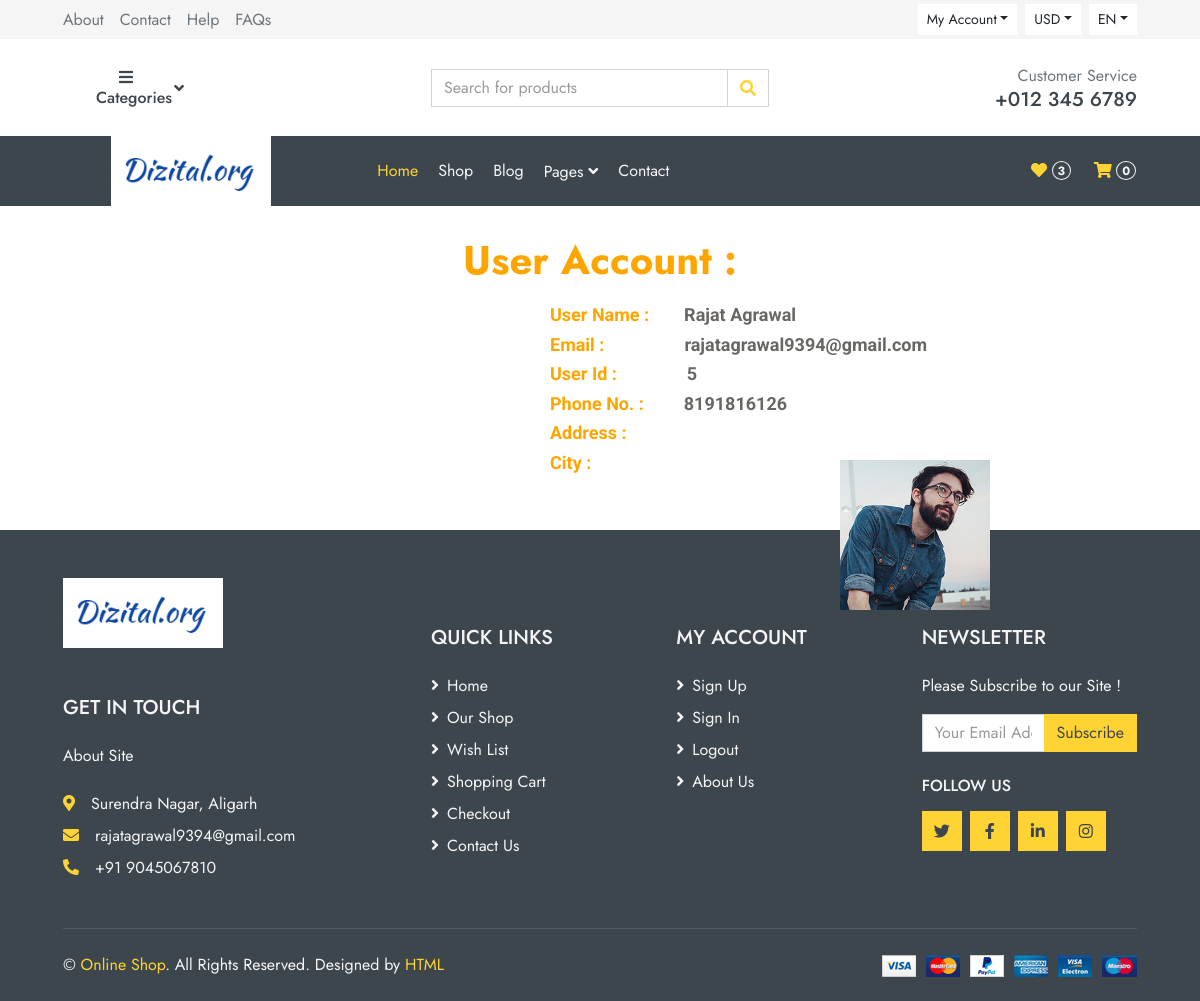
The app's page /user_account.php (signed in), older data.
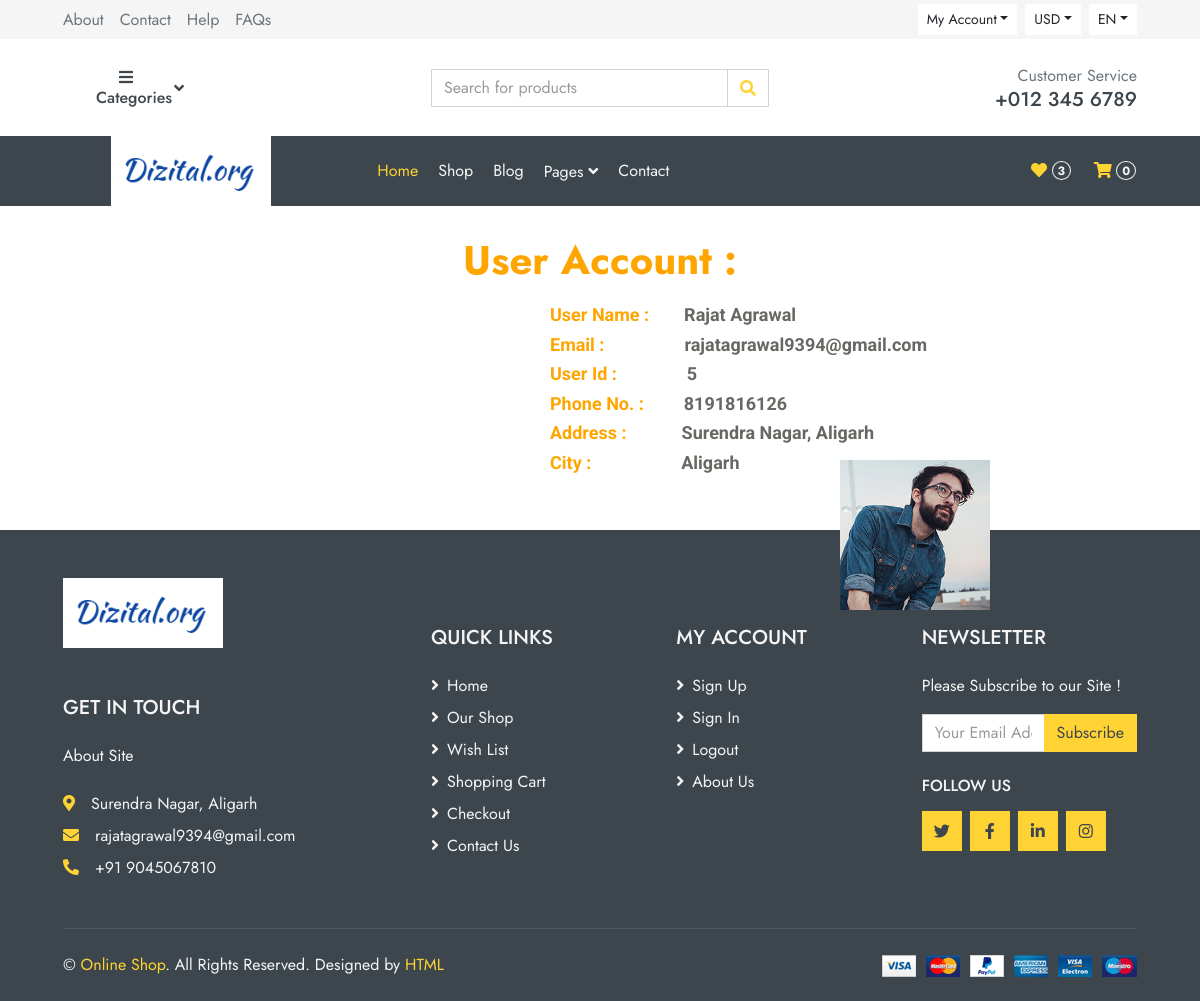
The same page, newer data.
### tables this page shows
CREATE TABLE `users` (
  `id` int(11) NOT NULL,
  `name` varchar(20) NOT NULL,
  `email` varchar(45) NOT NULL,
  `mobile` varchar(20) NOT NULL,
  `mobile_verified` int(11) NOT NULL,
  `password` text NOT NULL,
  `address` varchar(55) NOT NULL,
  `city` varchar(20) NOT NULL,
  `pic` varchar(55) NOT NULL,
  `status` int(11) NOT NULL,
  `created_date` datetime NOT NULL DEFAULT current_timestamp()
);

### connection.php (called while the page is built, shortened)
<?php
$this_site_url = 'http://localhost/online-shop';
$site_logo = $this_site_url . '/img/dizital.png';
$conn = mysqli_connect('localhost', 'root', '', 'onlineshop');
function getUserID()
{
    $user_id = -1;
     if (isset($_SESSION['user_id'])) {
        $user_id = $_SESSION['user_id'];
    }
    return $user_id;
}
function getCartItems($save_type = 'CART'): int|bool
{
    global $conn;
    if (isset($_SESSION['user_id'])) {
        $user_id = getUserID();
        $qry = "SELECT count(*) from cart_items where `status` = '1' AND user_id = '$user_id' and save_type = '$save_type'";
        if (!$res = mysqli_query($conn, $qry)) {
            errlog(mysqli_error($conn), $qry);
            return false;
        }
        $wishes = mysqli_fetch_assoc($res);
        $total_cart_items = $wishes['count(*)'];
        return ((int)($total_cart_items));
    }
}

### user_account.php (the view, shortened to what this page needs)
<?php
include("./connection.php");
if (isset($_SESSION['user_id'])) {
?>
<!DOCTYPE html>
<html lang="en">
<?php include 'site_head.php'; ?>
<body>
	<?Php
		include("header.php");
	?>
		<?php
		$user_id = $_SESSION['user_id'];
		$sql = "select * from users where id='$user_id'";
		$result_object = mysqli_query($conn, $sql);
		$rows = mysqli_num_rows($result_object);
		$user_name = '';
		$email = '';
		$user_id = -1;
		$phone_number = '';
		$address = '';
		$city = '';
		$pic = '';
		if ($rows > 0) {
			$data = mysqli_fetch_assoc($result_object);
			$user_name = $data['name'];
			$email = $data['email'];
			$user_id = $data['id'];
			$phone_number = $data['mobile'];
			$address = $data['address'];
			$city = $data['city'];
			$pic = $data['pic'];
		}
		?>
		<div class="features_items text-center">
			<h1 class="text-center" style="color: orange; margin-bottom: 20px; font-weight: bold;">User Account :</h1>
			<div style="display: flex; flex-direction: column;">
				<div style="display: flex; align-items: center;">
					<h2 style="margin-left: 550px; color: orange;font-family: 'Roboto', sans-serif;font-size: 18px;font-weight: 700; ">User Name :</h2>
					<h2 style="font-family: 'Roboto', sans-serif;font-size: 18px; color: #696763; font-weight: 700; margin-left: 35px;"><?php echo $user_name; ?></h2>
				</div>
				<div style="display: flex;">
					<h2 style="margin-left: 550px; color: orange; font-family: 'Roboto', sans-serif;font-size: 18px;font-weight: 700;">Email :</h2>
					<h2 style="font-family: 'Roboto', sans-serif;font-size: 18px; color: #696763; font-weight: 700; margin-left: 80px;"><?php echo $email; ?></h2>
				</div>
				<div style="display: flex;">
					<h2 style="margin-left: 550px; color: orange; font-family: 'Roboto', sans-serif;font-size: 18px;font-weight: 700;">User Id :</h2>
					<h2 style="font-family: 'Roboto', sans-serif;font-size: 18px; color: #696763; font-weight: 700; margin-left: 70px;"><?php echo $user_id; ?></h2>
				</div>
				<div style="display: flex;">
					<h2 style="margin-left: 550px; color: orange; font-family: 'Roboto', sans-serif;font-size: 18px;font-weight: 700;">Phone No. :</h2>
					<h2 style="font-family: 'Roboto', sans-serif;font-size: 18px; color: #696763; font-weight: 700; margin-left: 40px;"><?php echo $phone_number; ?></h2>
				</div>
				<div style="display: flex;">
					<h2 style="margin-left: 550px;color: orange; font-family: 'Roboto', sans-serif;font-size: 18px;font-weight: 700;">Address :</h2>
					<h2 style="font-family: 'Roboto', sans-serif;font-size: 18px; color: #696763; font-weight: 700; margin-left: 55px;"><?php echo $address; ?></h2>
				</div>
				<div style="display: flex;">
					<h2 style="margin-left: 550px; color: orange; font-family: 'Roboto', sans-serif;font-size: 18px;font-weight: 700;">City :</h2>
					<h2 style="font-family: 'Roboto', sans-serif;font-size: 18px; color: #696763; font-weight: 700; margin-left: 90px;"><?php echo $city; ?></h2>
				</div>
				<div style="height: 200px;width: 150px; position: absolute;top: 46%;left: 70%;">
					<img src="<?php echo '.' . $pic; ?>" style="max-width: 150px; max-height: 200px;">
				</div>
			</div>
		</div>
		<?php
		include("footer.php");
		?>
</body>
</html>
<?php } else {
		header("Location: index.php");
	}
?>

### site_head.php (shortened to what this page needs)
<head>
  <link href="https://cdnjs.cloudflare.com/ajax/libs/font-awesome/5.10.0/css/all.min.css" rel="stylesheet">
  <link href="lib/animate/animate.min.css" rel="stylesheet">
  <link href="lib/owlcarousel/assets/owl.carousel.min.css" rel="stylesheet">
  <link href="css/style.css" rel="stylesheet">
  <link href="css/sweetalert2.min.css" rel="stylesheet">
</head>

### header.php (shortened to what this page needs)
<div class="container-fluid">
  <div class="row bg-secondary py-1 px-xl-5">
    <div class="col-lg-6 d-none d-lg-block">
      <div class="d-inline-flex align-items-center h-100">
        <a class="text-body mr-3" href="about">About</a>
        <a class="text-body mr-3" href="contact">Contact</a>
        <a class="text-body mr-3" href="">Help</a>
        <a class="text-body mr-3" href="">FAQs</a>
      </div>
    </div>
    <div class="col-lg-6 text-center text-lg-right">
      <div class="d-inline-flex align-items-center">
        <div class="btn-group">
          <button type="button" class="btn btn-sm btn-light dropdown-toggle" data-toggle="dropdown">My Account</button>
        </div>
        <div class="btn-group mx-2">
          <button type="button" class="btn btn-sm btn-light dropdown-toggle" data-toggle="dropdown">USD</button>
        </div>
        <div class="btn-group">
          <button type="button" class="btn btn-sm btn-light dropdown-toggle" data-toggle="dropdown">EN</button>
        </div>
      </div>
    </div>
  </div>
  <div class="row align-items-center bg-light py-3 px-xl-5 d-none d-lg-flex">
    <div class="col-lg-4">
      <div class="" style="width: 45%;">
        <a class="btn d-flex align-items-center justify-content-between" data-toggle="collapse" href="#navbar-vertical" style="height: 65px; padding: 0 30px; color:#3D464D !important;">
          <h6 class=" m-0" style="color: #3D464D;"><i class="fa fa-bars mr-3"></i>Categories</h6>
          <i class="fa fa-angle-down" style="color: #3D464D;"></i>
        </a>
      </div>
    </div>
    <div class="col-lg-4 col-6 text-left">
      <form id="searchForm" action="shop.php" method="post">
        <div class="input-group">
          <input type="text" id="keyword" name="keyword" class="form-control" placeholder="Search for products">
          <div class="input-group-append">
            <button style="outline:none;" id="searchBtn" type="submit" class="input-group-text bg-transparent text-primary">
              <i class="fa fa-search"></i>
            </button>
          </div>
        </div>
      </form>
    </div>
    <div class="col-lg-4 col-6 text-right">
      <p class="m-0">Customer Service</p>
      <h5 class="m-0">+012 345 6789</h5>
    </div>
  </div>
</div>
<div class="container-fluid bg-dark mb-30">
  <div class="row px-xl-5">
    <div class="col-lg-12">
      <nav class="navbar navbar-expand-lg bg-dark navbar-dark py-3 py-lg-0 px-0">
        <img src="<?= $site_logo; ?>" class="ml-5" style="height: 70px;" alt="logo">
        <div class="collapse navbar-collapse justify-content-between ml-5 pl-5" id="navbarCollapse">
          <div class="navbar-nav mr-auto py-0">
            <a href="index" class="nav-item nav-link active">Home</a>
            <a href="shop" class="nav-item nav-link">Shop</a>
            <a href="blog" class="nav-item nav-link">Blog</a>
            <div class="nav-item dropdown">
              <a href="#" class="nav-link dropdown-toggle" data-toggle="dropdown">Pages <i class="fa fa-angle-down mt-1"></i></a>
            </div>
            <a href="contact" class="nav-item nav-link">Contact</a>
          </div>
          <div class="navbar-nav ml-auto py-0 d-none d-lg-block">
            <a href="wishlist" class="btn px-0">
              <i class="fas fa-heart text-primary"></i>
              <span class="badge text-secondary border wishCount border-secondary rounded-circle" style="padding-bottom: 2px;"><?php echo getCartItems('WISHLIST'); ?></span>
            </a>
            <a href="cart" class="btn px-0 ml-3">
              <i class="fas fa-shopping-cart text-primary"></i>
              <span class="badge text-secondary cartCount border border-secondary rounded-circle" style="padding-bottom: 2px;"><?php echo getCartItems(); ?></span>
            </a>
          </div>
        </div>
      </nav>
    </div>
  </div>
</div>

### footer.php (shortened to what this page needs)
<div class="container-fluid bg-dark text-secondary mt-5 pt-5">
    <div class="row px-xl-5">
        <div class="col-lg-4 col-md-12 mb-5 pr-3 pr-xl-5">
        <img src="<?= $site_logo; ?>" class="mb-5" style="height: 70px;" alt="logo">
            <h5 class="text-secondary text-uppercase mb-4">Get In Touch</h5>
            <p class="mb-4">About Site</p>
            <p class="mb-2"><i class="fa fa-map-marker-alt text-primary mr-3"></i>Surendra Nagar, Aligarh</p>
            <p class="mb-2"><i class="fa fa-envelope text-primary mr-3"></i>rajatagrawal9394@gmail.com</p>
            <p class="mb-0"><i class="fa fa-phone-alt text-primary mr-3"></i>+91 9045067810</p>
        </div>
        <div class="col-lg-8 col-md-12 pt-5">
            <div class="row">
                <div class="col-md-4 mb-5">
                    <h5 class="text-secondary text-uppercase mb-4">QUICK LINKS</h5>
                    <div class="d-flex flex-column justify-content-start">
                        <a class="text-secondary mb-2" href="index"><i class="fa fa-angle-right mr-2"></i>Home</a>
                        <a class="text-secondary mb-2" href="shop"><i class="fa fa-angle-right mr-2"></i>Our Shop</a>
                        <a class="text-secondary mb-2" href="wishlist"><i class="fa fa-angle-right mr-2"></i>Wish List</a>
                        <a class="text-secondary mb-2" href="cart"><i class="fa fa-angle-right mr-2"></i>Shopping Cart</a>
                        <a class="text-secondary mb-2" href="checkout"><i class="fa fa-angle-right mr-2"></i>Checkout</a>
                        <a class="text-secondary" href="contact"><i class="fa fa-angle-right mr-2"></i>Contact Us</a>
                    </div>
                </div>
                <div class="col-md-4 mb-5">
                    <h5 class="text-secondary text-uppercase mb-4">My Account</h5>
                    <div class="d-flex flex-column justify-content-start">
                        <a class="text-secondary mb-2" href="#" data-toggle="modal" data-target="#SignUpModal"><i class="fa fa-angle-right mr-2"></i>Sign Up</a>
                        <a class="text-secondary mb-2" href="#" data-toggle="modal" data-target="#loginModal"><i class="fa fa-angle-right mr-2"></i>Sign In</a>
                        <a class="text-secondary mb-2 logoutBtn" href="#"><i class="fa fa-angle-right mr-2"></i>Logout</a>
                        <a class="text-secondary" href="about"><i class="fa fa-angle-right mr-2"></i>About Us</a>
                    </div>
                </div>
                <div class="col-md-4 mb-5">
                    <h5 class="text-secondary text-uppercase mb-4">Newsletter</h5>
                    <p>Please Subscribe to our Site !</p>
                    <form>
                        <div class="input-group">
                            <input type="text" name="s_email" id="s_email" class="form-control" placeholder="Your Email Address">
                            <div class="input-group-append">
                                <button type="button" id="s_btn" class="btn btn-primary">Subscribe</button>
                            </div>
                        </div>
                    </form>
                    <h6 class="text-secondary text-uppercase mt-4 mb-3">Follow Us</h6>
                    <div class="d-flex">
                        <a class="btn btn-primary btn-square mr-2" href="#"><i class="fab fa-twitter"></i></a>
                        <a class="btn btn-primary btn-square mr-2" href="#"><i class="fab fa-facebook-f"></i></a>
                        <a class="btn btn-primary btn-square mr-2" href="#"><i class="fab fa-linkedin-in"></i></a>
                        <a class="btn btn-primary btn-square" href="#"><i class="fab fa-instagram"></i></a>
                    </div>
                </div>
            </div>
        </div>
    </div>
    <div class="row border-top mx-xl-5 py-4" style="border-color: rgba(256, 256, 256, .1) !important;">
        <div class="col-md-6 px-xl-0">
            <p class="mb-md-0 text-center text-md-left text-secondary">
                &copy; <a class="text-primary" href="#">Online Shop</a>. All Rights Reserved. Designed
                by
                <a class="text-primary" href="https://htmlcodex.com">HTML</a>
            </p>
        </div>
        <div class="col-md-6 px-xl-0 text-center text-md-right">
            <img class="img-fluid" src="img/payments.png" alt="">
        </div>
    </div>
</div>

### site_head.php (style rules this page uses)
* { box-sizing: border-box; }

Row changes from the older to the newer data that the page shows:
changed users "Rajat Agrawal": address (not shown) → "Surendra Nagar, Aligarh"; city (not shown) → "Aligarh"
